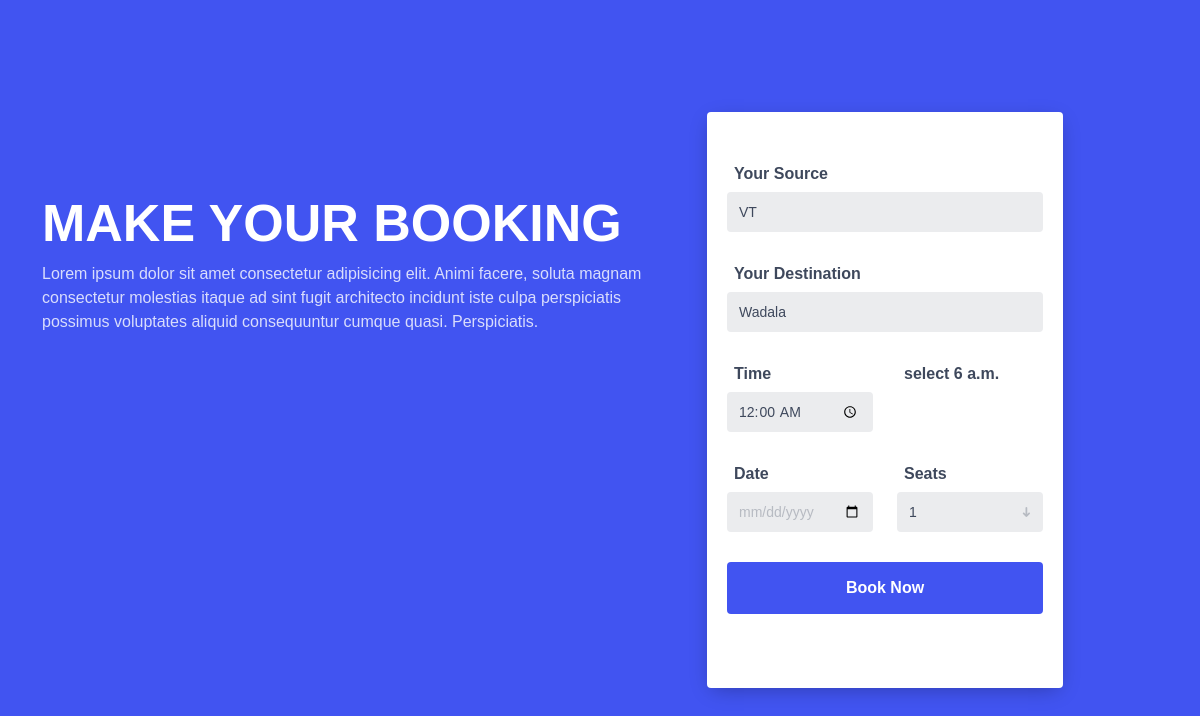
The app's page /timeTablePage/5/ (signed in) with its own data.
### Bus/models.py (models this page shows)
class Bus(models.Model):
    bus_no = models.CharField(max_length=20)
    source = models.CharField(max_length=50)
    destination = models.CharField(max_length=50)
    arrival = models.TimeField(default=datetime.time(16, 00))
    fare = models.FloatField(default=0.00)

### BusDepoManagement/views.py (the view, shortened to what this page needs)
# urls.py: path('timeTablePage/<int:id>/',views.showBookPage, name="showBookPage"),
@login_required(redirect_field_name='timeTablePage', login_url='/loginPage/')
def showBookPage(request,id):
    bus = Bus.objects.get(pk=id)
    return render(request,'bookingPage.html',{'bus':bus})

### templates/bookingPage.html (shortened to what this page needs)
<!DOCTYPE html>
<html lang="en">
<head>
    <link href="https://cdn.jsdelivr.net/npm/bootstrap@5.0.2/dist/css/bootstrap.min.css" rel="stylesheet"
>
</head>
<body>
    <div id="booking" class="section">
        <div class="section-center">
            <div class="container">
                <div class="row">
                    <div class="col-md-7 col-md-push-5">
                        <div class="booking-cta">
                            <h1>Make your Booking</h1>
                            <p>Lorem ipsum dolor sit amet consectetur adipisicing elit. Animi facere, soluta magnam
                                consectetur molestias itaque
                                ad sint fugit architecto incidunt iste culpa perspiciatis possimus voluptates aliquid
                                consequuntur cumque quasi.
                                Perspiciatis.
                            </p>
                        </div>
                    </div>
                    <div class="col-md-4 col-md-pull-7">
                        <div class="booking-form">
                            <form method="POST">
                                <div class="form-group">
                                    <span class="form-label">Your Source</span>
                                    <input class="form-control" type="text" name="source"
                                        placeholder="Enter a destination or hotel name" value="{{bus.source}}">
                                </div>
                                <div class="form-group">
                                    <span class="form-label">Your Destination</span>
                                    <input class="form-control" type="text" name="destination"
                                        placeholder="Enter a destination or hotel name" value="{{bus.destination}}">
                                </div>
                                <div class="row">
                                    <div class="col-sm-6">
                                        <div class="form-group">
                                            <span class="form-label">Time</span>
                                            <input class="form-control" type="time" name="time"
                                                placeholder="Enter a destination or hotel name" value="00:00">
                                        </div>
                                    </div>
                                    <div class="col-sm-6">
                                        <div class="form-group">
                                            <span class="form-label">select {{bus.arrival}}</span>
                                        </div>
                                    </div>
                                </div>
                                <div class="row">
                                    <div class="col-sm-6">
                                        <div class="form-group">
                                            <span class="form-label">Date</span>
                                            <input class="form-control" type="date" required="" name="date">
                                        </div>
                                    </div>
                                    <div class="col-sm-6">
                                        <div class="form-group">
                                            <span class="form-label">Seats</span>
                                            <select class="form-control" name="seats" type="text">
                                                <option>1</option>
                                            </select>
                                        </div>
                                    </div>
                                </div>
                                <div class="form-btn">
                                    <button class="submit-btn">Book Now</button>
                                </div>
                            </form>
                            <br>
                        </div>
                    </div>
                </div>
            </div>
        </div>
    </div>
</body>
</html>

### templates/bookingPage.html (style rules this page uses)
.section { position: relative; height: 100vh }
.section .section-center { position: absolute; top: 50%; left: 0; right: 0; -webkit-transform: translateY(-50%); transform: translateY(-50%) }
#booking { font-family: montserrat, sans-serif; }
#booking::before { content: ''; position: absolute; left: 0; right: 0; bottom: 0; top: 0; background: #4154f1; }
.booking-form { background-color: #fff; padding: 50px 20px; -webkit-box-shadow: 0 5px 20px -5px rgba(0, 0, 0, .3); box-shadow: 0 5px 20px -5px rgba(0, 0, 0, .3); border-radius: 4px }
.booking-form .form-group { position: relative; margin-bottom: 30px }
.booking-form .form-control { background-color: #ebecee; border-radius: 4px; border: none; height: 40px; -webkit-box-shadow: none; box-shadow: none; color: #3e485c; font-size: 14px }
.booking-form .form-control::placeholder { color: rgba(62, 72, 92, .3) }
.booking-form input[type=date].form-control:invalid { color: rgba(62, 72, 92, .3) }
.booking-form select.form-control { -webkit-appearance: none; -moz-appearance: none; appearance: none }
.booking-form .form-label { display: inline-block; color: #3e485c; font-weight: 700; margin-bottom: 6px; margin-left: 7px }
.booking-form .submit-btn { display: inline-block; color: #fff; width: 100%; background-color: #4154f1; font-weight: 700; padding: 14px 30px; border-radius: 4px; border: none; -webkit-transition: .2s all; transition: .2s all }
.booking-cta { margin-top: 80px; margin-bottom: 30px }
.booking-cta h1 { font-size: 52px; text-transform: uppercase; color: #fff; font-weight: 700 }
.booking-cta p { font-size: 16px; color: rgba(255, 255, 255, .8) }

### records on screen
Bus: source "VT", destination "Wadala", arrival "6 a.m."
